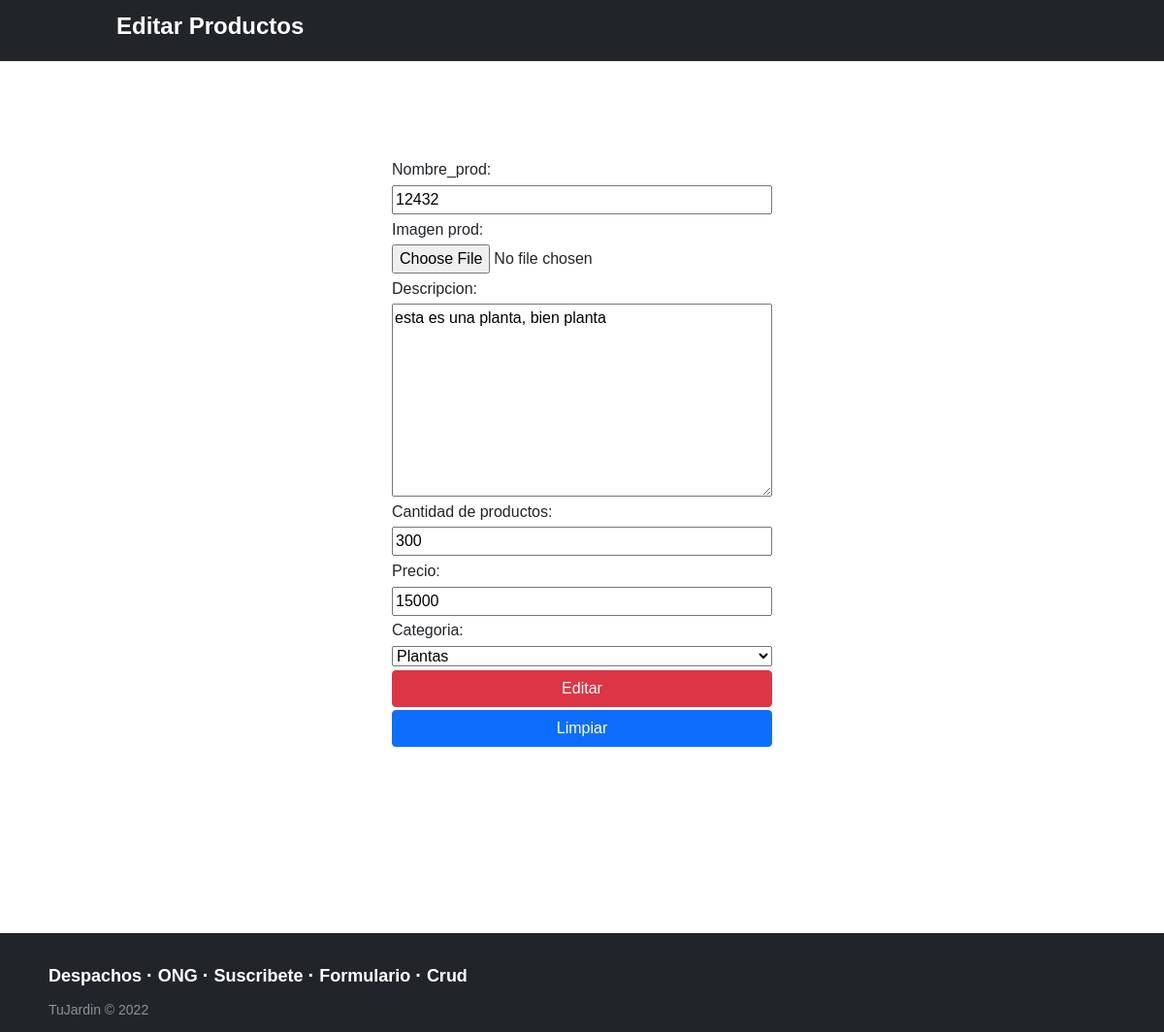
The page /mod_prod/12 on the database as committed earlier.
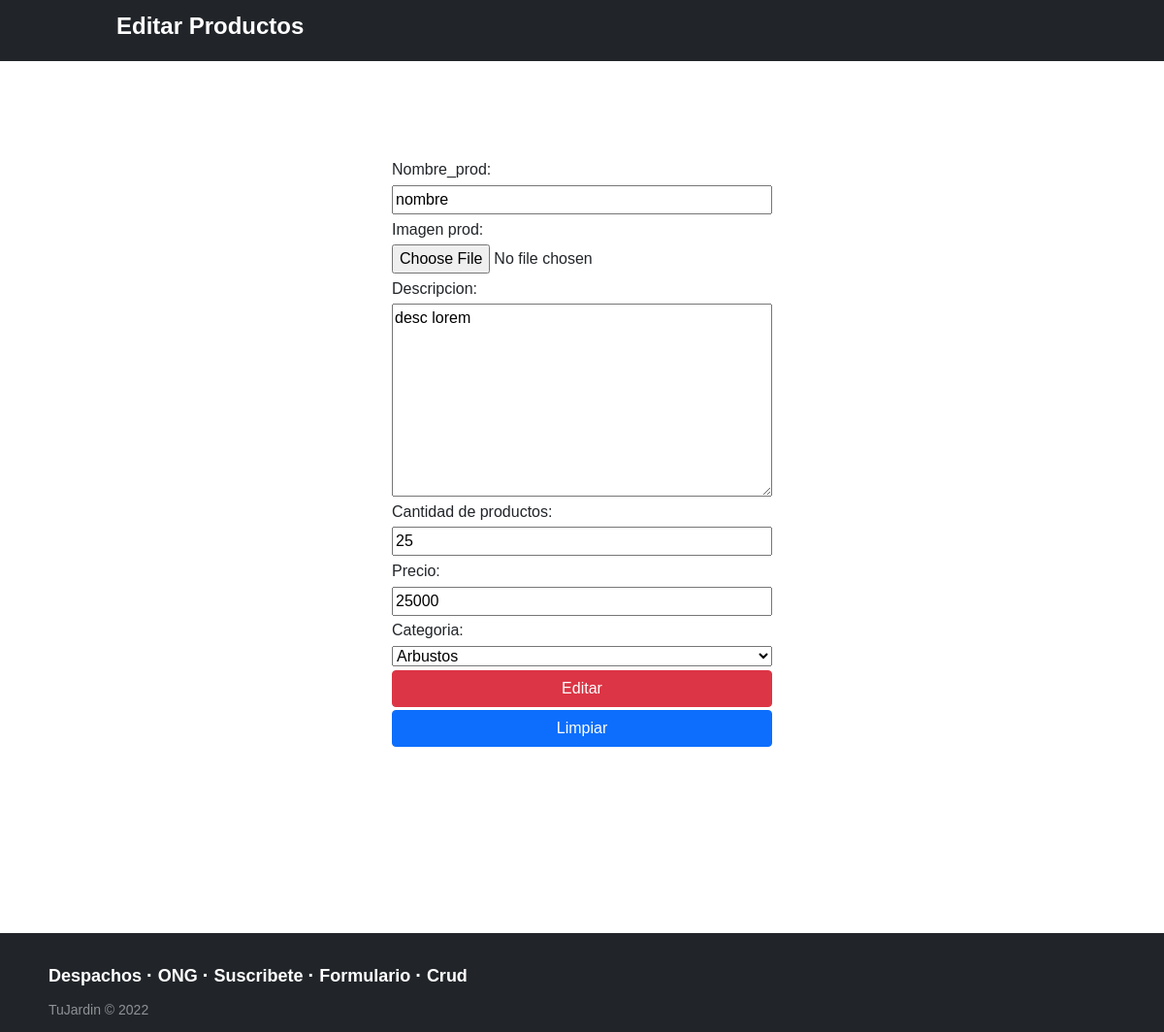
The same page on the database as committed later.
### core/models.py (models this page shows, shortened)
class Producto(models.Model):
    idProducto = models.AutoField(primary_key=True,verbose_name='id de Producto')
    nombre_prod = models.CharField(max_length=40,verbose_name='Nombre_prod')
    imagen_prod = models.ImageField(upload_to="Productos", null=True, blank=True) #python -m pip install Pillow   eso me lo pidio
    descripcion_prod = models.TextField(verbose_name='Descripcion')
    cantidad_prod = models.IntegerField(verbose_name='Cantidad de productos')
    precio_prod = models.IntegerField(verbose_name='Precio')
    categoria = models.ForeignKey(Categoria, null=True, blank=True, on_delete=models.CASCADE)

### core/views.py (the view, shortened to what this page needs)
# urls.py: path('mod_prod/<id>',mod_prod, name='mod'),
def mod_prod(request, id):
    producto = get_object_or_404(Producto, idProducto=id)
    datos = {
        'form': ProductoForm(instance=producto)
    }
    return render(request, 'core/mod.html', datos)

### core/forms.py
class ProductoForm(forms.ModelForm):
    class Meta:
        model = Producto
        fields = '__all__'
        exclude = ('idProducto',)

### core/models.py (called while the page is built)
    def __str__(self):
        return self.nombreCategoria

### core/templates/core/mod.html (shortened to what this page needs)
<html lang="en">
    {% load static %}
<head>
    <link href={% static 'core/css/index.css' %} rel="stylesheet" type="text/css">
    <link href="https://cdn.jsdelivr.net/npm/bootstrap@5.0.2/dist/css/bootstrap.min.css" rel="stylesheet">
</head>
<body>
    <nav class="navbar navbar-dark bg-dark">
        <span style="padding-left:10%;font-size: 1.5rem;font-weight: 700;" class="navbar-brand mb-2 h1">Editar Productos</span>
    </nav>
    <div class="container" style="margin-top: 5%;">
        <div class="row" style="margin: 9%;">
            <div class="col-xl-12 col-lg-12 col-md-12 col-sm-12" style="margin-bottom: 10%;">
                <div class="row-xl-6 row-lg-6 row-md-6 row-sm-6" style="display: flex;/* align-items: center; */justify-content: center;">
                    <form id="formulario" action="" method="post" style="display: grid; grid-row-gap: 0.6%;width: 60%;justify-content: center;margin: 0%;">
                            {{ form.as_table }}
                        <input type="submit" class="btn btn-danger" id="enviar" value="Editar">
                        <input type= "reset" class="btn btn-primary" id="limpiar" value="Limpiar">
                    </form>
                </div>
            </div>
        </div>
    </div>
    <footer class="footer-distributed">
        <div class="footer-right">
            <a href="#"></a>
            <a href="#"></a>
            <a href="#"></a>
            <a href="#"></a>
        </div>
        <div class="footer-left">
            <p class="footer-links">
                <p class="footer-links">
                              <a class="link-1" href={%url 'usuario' %}>Despachos</a>
                              <a href="#">ONG</a>
                              <a href="#">Suscribete</a>
                              <a href={% url 'formulario' %}>Formulario</a>
                              <a href={% url 'crud' %}>Crud</a>
                          </p>
            <p>TuJardin &copy; 2022</p>
        </div>
    </footer>
</body>
</html>

Rows that differ between the two databases and show on the page:
changed Producto: nombre_prod "12432" → "nombre"; descripcion_prod "esta es una planta, bien planta" → "desc lorem"; cantidad_prod "300" → "25"; precio_prod "15000" → "25000"; categoria "Plantas" → "Arbustos"
